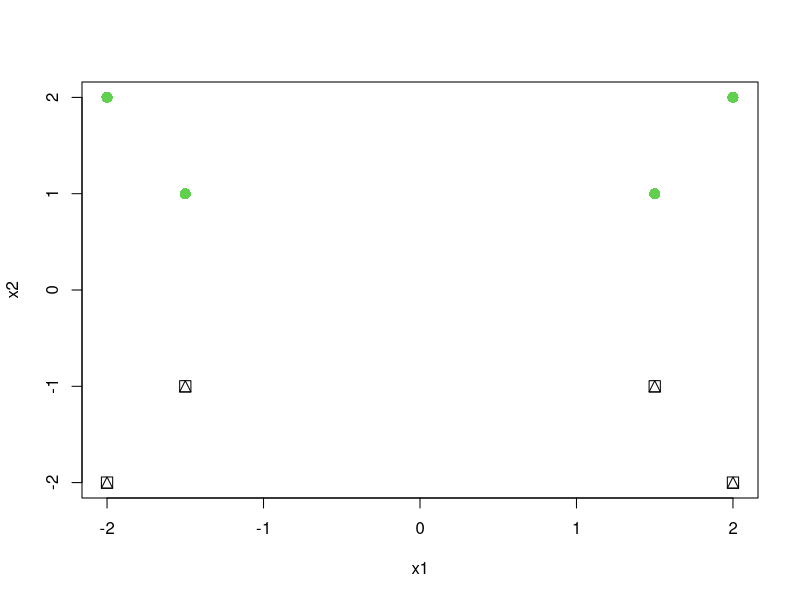
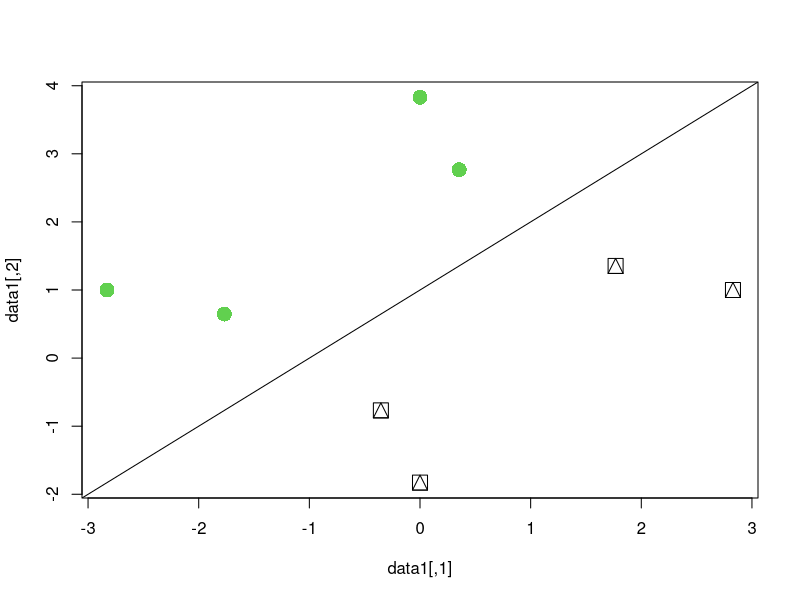
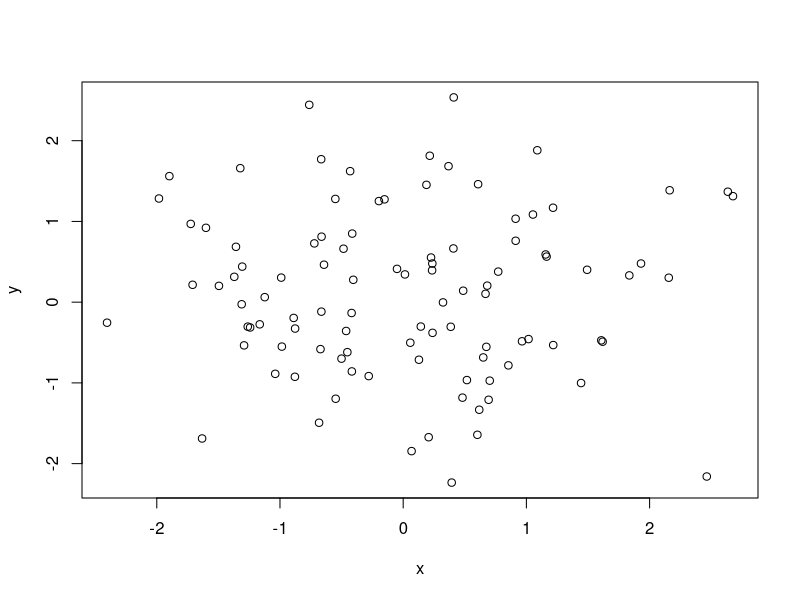
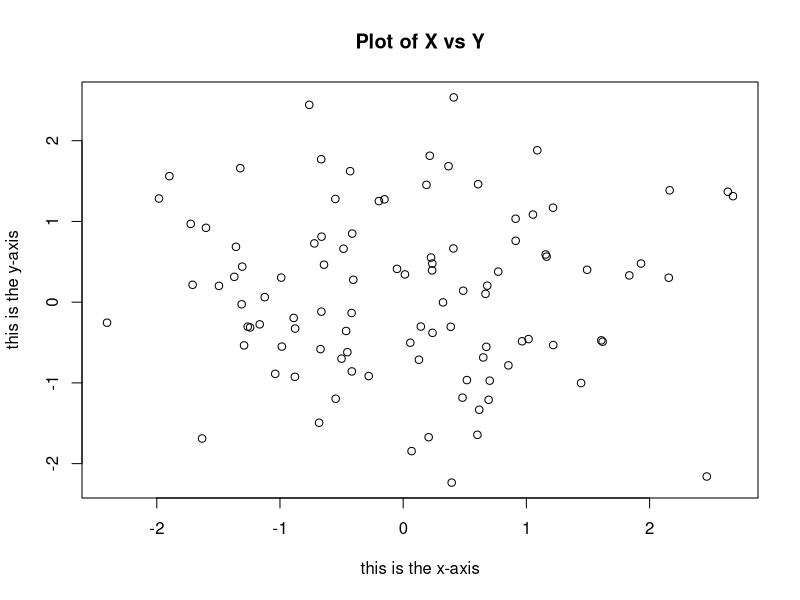
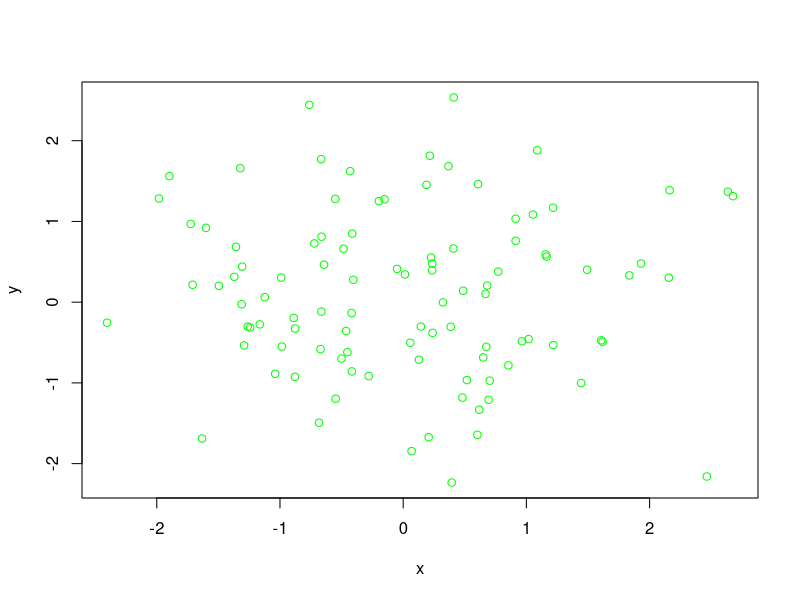
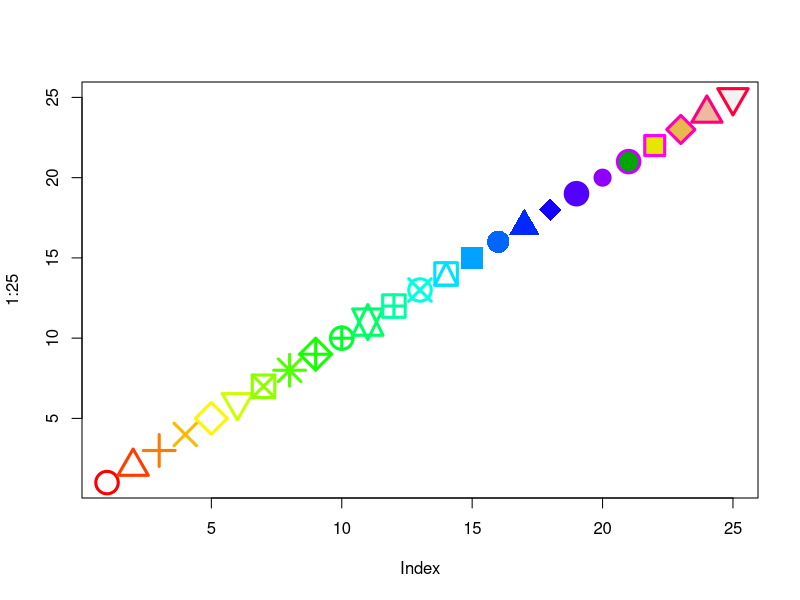

These figures' R source, in order:
# -------------------------------------------------------------------
# Purpose: Basic Commands for Data Processing in R (Part 1)
# Author : Liew How Hui (2022)
# Reference: http://faculty.marshall.usc.edu/gareth-james/ISL/Chapter%202%20Lab.txt
# Data   : http://faculty.marshall.usc.edu/gareth-james/ISL/data.html
# License: BSD-3
# Software: R 3.6 & R 4.x
# Duration: 1 hour
# -------------------------------------------------------------------

# -------------------------------------------------------------------
#  Practical: Very Basic Programming Notations
# -------------------------------------------------------------------

# Line comment starts with the `#' (sharp) symbol
# In C, C++, JavaScript, the line comment is usually double slash `//'

# Variables: `names' which are used to reference data
# The `<-' or `=' is used to denote `assignment'.  Most books use
# the notation `<-' but we will be using `=' in the practicals.
a <- 1  # a is refering to the floating point number 1
a = 1L  # a is now refering to the integer 1

# Try not to use `c' for variable name, it is used to create an array.

# Variables can have dot `.' which is usually not allowed in other 
# programing languages

# Commands to list and remove variables
ls()
rm(a,A)
ls()
rm(list=ls())  # Not recommended in general

# -------------------------------------------------------------------
#  Practical: `Basic Structures' and Operations in R
# -------------------------------------------------------------------

### Letters & Strings / Characters

"A String in double quotes"
'A String in single quotes'
"Escaping quotes using backslash \""
"A string\n with multiple lines\n using `backslash n'"
letters  # Array/Vector of small letter alphabet characters
LETTERS  # Array/Vector of capital letter alphabet characters

# If we don't assign the variables to a variable, R will print them out

# Joining strings with paste
# by default they will be `joined' by a `space' between them
paste("A string", "and another string")

# If want to change the `gap' between strings, we need to change `sep'

A = paste("A", "B", "C", "D", sep=",")

# If we pass in an array/vector of string, we need to use `collapse'

a = c("a", "b", "c", "d")
a = paste(a, collapse="+")

# Find the length of a string
nchar("Hello World")


### (Real) Floating Numbers and Arithmetic Operations
a = 1 + 2
b = 2 - 3
d = 3 * 4
e = 4 / 5
f = 5 ** 6    # 5 to the power of 6
g = 5 ^ 6     # Also 5 to the power of 6

### Integers and Arithmetic Operations
a = 1L + 2L
b = 2L - 3L
d = 3L * 4L
e = 4L / 5L
f = 5 ** 6    # 5 to the power of 6
g = 5 ^ 6     # Also 5 to the power of 6

### Booleans / Logicals
TRUE  & TRUE
TRUE  | FALSE
!FALSE
((a < b) & (d < e)) | (f > g)

# -------------------------------------------------------------------
#  Practical: Basics of 1D & 2D `Arrays' and Operations in R
# -------------------------------------------------------------------

# 1D Arrays & Operations
x <- c(1,3,2,5)   # Assignment operation in R: `<-', `='
y <- c(1,4,3)
length(x)
length(y)
x+y
x*y
sequence1 = 1:10      # or seq(1,10)
sequence2 = c(20:1)
sequence3 = seq(1,30,2)           # arithmetic progression sequence:
                                  #  a_n = a + (n-1)d
sequence4 = seq(-pi,pi,length=50) # seq(a,b,length=N):
                                  #  a_n = a + (n-1)*(b-a)/(N-1), n=0,1,...,N-1
x^2
sqrt(x)

# 2D Arrays & Operations
?matrix     # Question mark is for getting help
x = matrix(data=c(1,2,3,4),nrow=2,ncol=2)
y = matrix(c(3,2,1,5),2,2)
z = matrix(c(5,4,3,2),2,2,byrow=TRUE)
x*y    # elementwise multiplication
y*x
x%*%y  # matrix multiplication
y%*%x
z=matrix(1:16,4,4)
z[2,3]
z[c(1,3),c(2,4)]
z[1:3,2:4]
z[1:2,]
z[,1:2]
z[1,]
z[-c(1,3),]
z[-c(1,3),-c(1,3,4)]
dim(z)
# Comparing two vectors & Contingency table / Confusion matrix
c(1,2,3) == c(3,2,1)
table(c(1,0,1,0,1), c("Y","N","N","Y","Y"))

# 2D data is useful in the understanding of 2D Predictive Models
x1 = c(2,1.5)
x2 = c(2,1)
y = c(1,1)
x1 = c(x1,-x1,x1,-x1)
x2 = c(x2,x2,-x2,-x2)
y = c(y,y,-y,-y)
plot(x1,x2,col=2+y, pch=15+y, cex=1.5)
tmp = matrix(c(x1,x2),ncol=2)
tt = pi/4
rot.matrix = matrix(c(cos(tt),-sin(tt),sin(tt),cos(tt)),2,2)
data1 = tmp %*% rot.matrix
a = 1
data1 = data1 + c(rep(0,nrow(tmp)), rep(a,nrow(tmp)))
plot(data1, col=2+y, pch=15+y, cex=2)
abline(a, tan(tt))

# Random data & Basic Statistics
z = runif(50)   # for future use
x=rnorm(50)
y=x+rnorm(50,mean=50,sd=.1)
cor(x,y)
set.seed(1303)
rnorm(50)
set.seed(3)
y=rnorm(100)
mean(y)
var(y)
sqrt(var(y))
sd(y)

# -------------------------------------------------------------------
#  Practical: Visualising the Data
# -------------------------------------------------------------------

x=rnorm(100)  # A vector
y=rnorm(100)  # A vector

plot(x,y)     # Scatter plot !!!
plot(x,y,xlab="this is the x-axis",ylab="this is the y-axis",main="Plot of X vs Y")
plot(x,y,col="green")

plot(
  1:25,
  cex=3,
  lwd=3,
  pch=1:25,
  col=rainbow(25),
  bg=terrain.colors(5)  # only for pch 21:25
)
